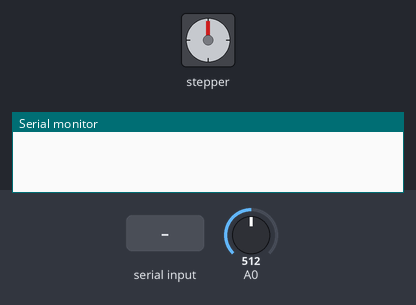
Simulated run of this sketch. Board: Arduino Uno, built with avr-gcc and run on an emulated ATmega328P. Shown: stepper motor, the last lines printed to the serial monitor. The test bench sets the inputs (shaded band); at power-on: A0 = 512. Stepper angles assume 200 steps per turn.

Above: at 1.2 s.
1.3 s: "r" received over Serial
At 1.45 s:
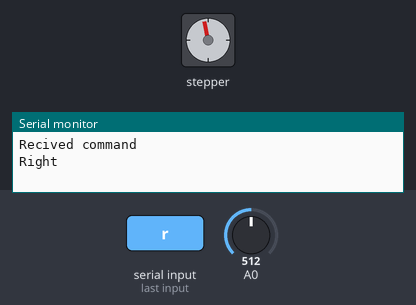
At 2.68 s:
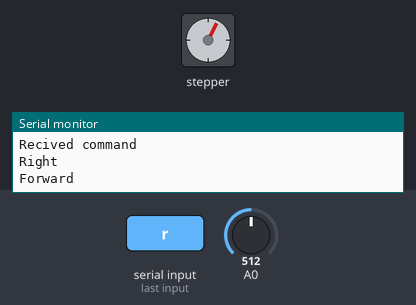
4.3 s: "l" received over Serial
7.3 s: "b" received over Serial
10.3 s: "s" received over Serial
12.8 s: "g" received over Serial
At 13.76 s:
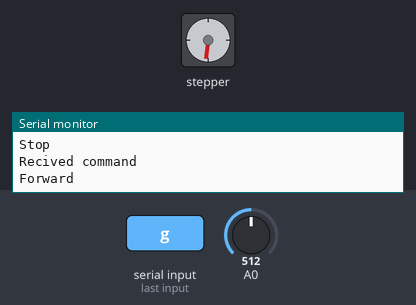
Timing chart, 0 to 16.8 s (numbered marks = the images above; inputs shaded):
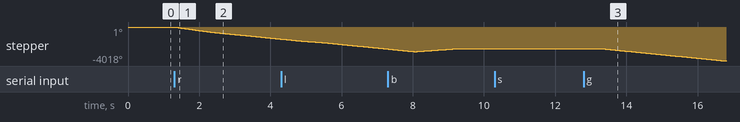

The sketch:

stepper_oneRevolution.ino
```cpp
/*
 Stepper Motor Control - speed control

 This program drives a unipolar or bipolar stepper motor.
 The motor is attached to digital pins 8 - 11 of the Arduino.
 A potentiometer is connected to analog input 0.

 The motor will rotate in a clockwise direction. The higher the potentiometer value,
 the faster the motor speed. Because setSpeed() sets the delay between steps,
 you may notice the motor is less responsive to changes in the sensor value at
 low speeds.
 //오른쪽 바퀴가 + , 왼쪽 바퀴가 -
 Created 30 Nov. 2009
 Modified 28 Oct 2010
 by Tom Igoe

 */

#include <Stepper.h>

int stepsPerRevolution = 200;  // 360/1.8이다. 한바퀴당 200스텝인 것.
// for your motor


// initialize the stepper library on pins 8 through 11:
Stepper myStepper(stepsPerRevolution, 8, 9, 10, 11);

int stepCount = 0;  // number of steps the motor has taken
void SmartCar_Go();
void SmartCar_Back();
void SmartCar_Stop();
void checkcommand();
void Obstacle_Check();
void Distance_Measurement();
void moveCar();

char prev_command;
char command;
int come_in=1;


void setup() {
  Serial.begin(9600);
  // nothing to do inside the setup
  Serial.setTimeout(50);
}

void loop() {

  checkcommand();
  moveCar();


}

void checkcommand(){
  if (Serial.available())   // PC와의 시리얼통신으로 부터 받은 값이 있는지 판단
  {
    command = Serial.read();    // 명령 저장
    Serial.println("Recived command");
  }
  else if (prev_command == 'r' || prev_command == 'l'){
    command = 'g';
  }
  else{
    command = prev_command;
  }


}


void moveCar(){


    if(command == 'g'){// 전진 명령

        SmartCar_Go();


    }

    else if(command == 'b'){          // 후진 명령
      SmartCar_Back();

      }

    else if(command == 's'){          // 정지 명령

      SmartCar_Stop();

    }
    else if(command == 'l'){// 좌회전 명령 //0도


      SmartCar_Left();
    }


    else if(command == 'r'){          // 우회전 명령//180도

      SmartCar_Right();

    }
    else{
    }


}

void SmartCar_Go(){        // 전진

    Serial.println("Forward");
    // read the sensor value:
    int sensorReading = 50;
    // map it to a range from 0 to 100:
    int motorSpeed = map(sensorReading, 0, 1023, 0, 100);
    // set the motor speed:
    if (motorSpeed >= 0) {
      myStepper.setSpeed(70);
      // step 1/100 of a revolution:
      myStepper.step(-stepsPerRevolution);
    }
    Serial.println("End forward");

   prev_command = 'g';
}
void SmartCar_Back(){        // 후진
  if (prev_command == 'b') {
      return;
    }

    Serial.println("Backward");
    // read the sensor value:
    int sensorReading = analogRead(A0);
    // map it to a range from 0 to 100:
    int motorSpeed = map(sensorReading, 0, 1023, 0, 100);
    // set the motor speed:
    if (motorSpeed > 0) {
      myStepper.setSpeed(motorSpeed);
      // step 1/100 of a revolution:
      myStepper.step(stepsPerRevolution);
    }
    prev_command = 'b';
}
void SmartCar_Stop(){       // 정지0
  // read the sensor value:
  Serial.println("Stop");
  int sensorReading = analogRead(A0);
  // map it to a range from 0 to 100:
  int motorSpeed = map(sensorReading, 0, 1023, 0, 100);
  // set the motor speed:
  myStepper.setSpeed(0);
  // step 1/100 of a revolution:
  myStepper.step(0);
  delay(1000);
  prev_command = 's';
}

void SmartCar_Left()  // 좌회전
{   Serial.println("Left");
    // read the sensor value:
    int sensorReading = 50;
    // map it to a range from 0 to 100:
    int motorSpeed = map(sensorReading, 0, 1023, 0, 100);
    // set the motor speed:
    if (motorSpeed >= 0) {
      myStepper.setSpeed(50);
      // step 1/100 of a revolution:
      myStepper.step(-stepsPerRevolution/2);
    }

  prev_command = 'l';
}
void SmartCar_Right() // 우회전
{
    Serial.println("Right");
    // read the sensor value:
    int sensorReading = 50;
    // map it to a range from 0 to 100:
    int motorSpeed = map(sensorReading, 0, 1023, 0, 100);
    // set the motor speed:
    if (motorSpeed >= 0) {
      myStepper.setSpeed(100);
      // step 1/100 of a revolution:
      myStepper.step(-stepsPerRevolution*1.6);
    }
  prev_command = 'r';
}
```

Measured:
- after the input at 1.3 s, stepper: keeps turning counter-clockwise at about 477°/s, starting at once
- after the input at 12.8 s, stepper: keeps turning counter-clockwise at about 418°/s, starting after 0.50 s
